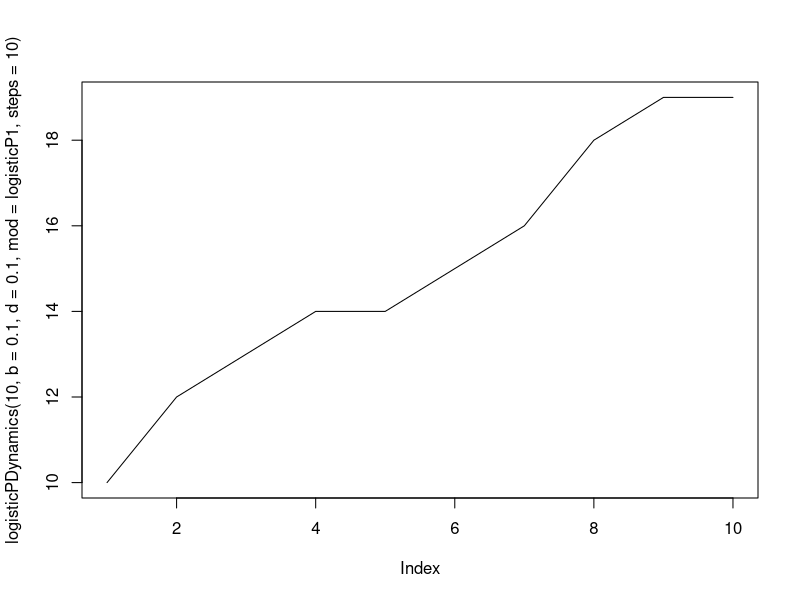
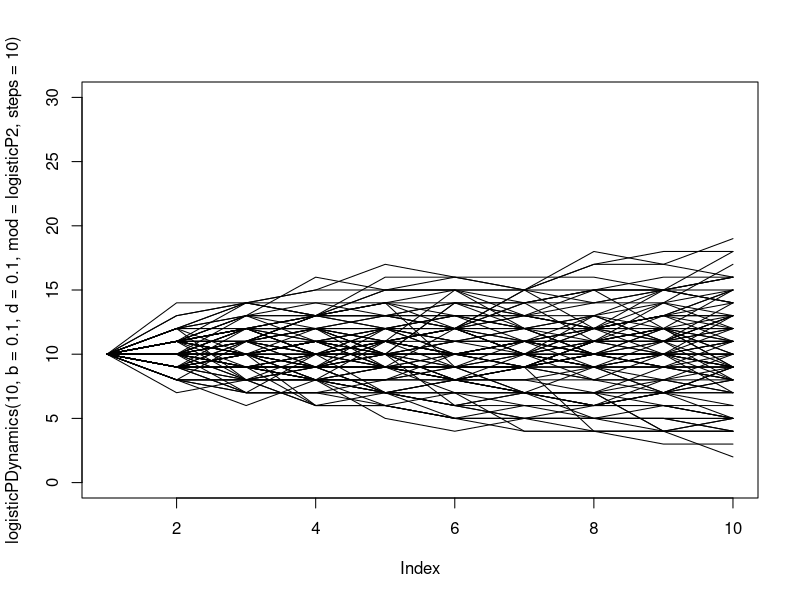
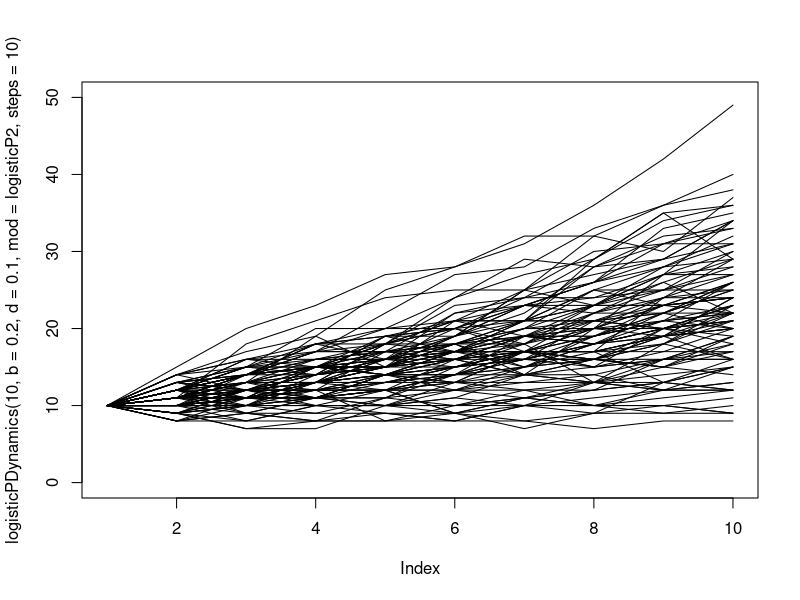
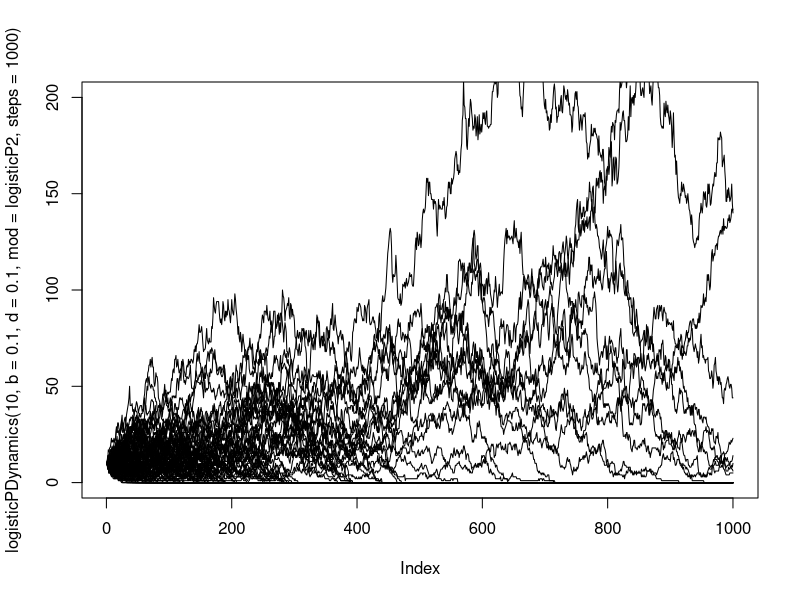
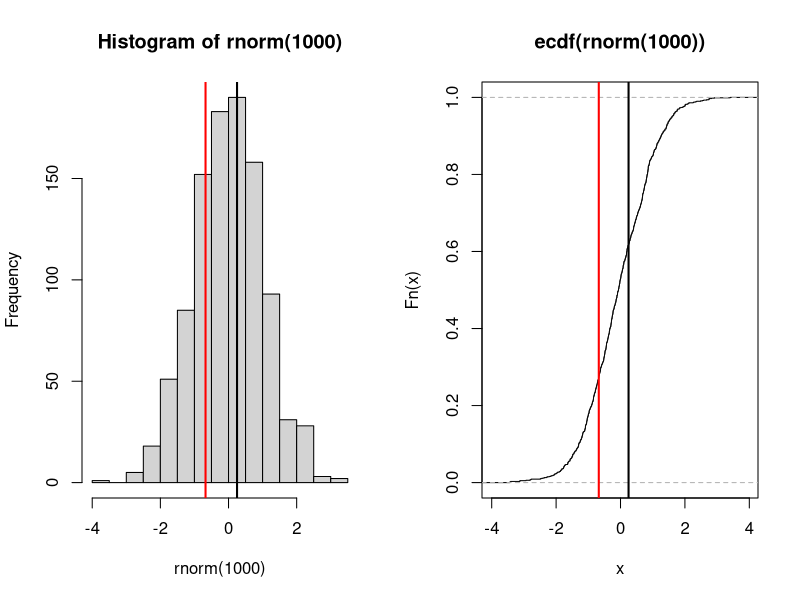
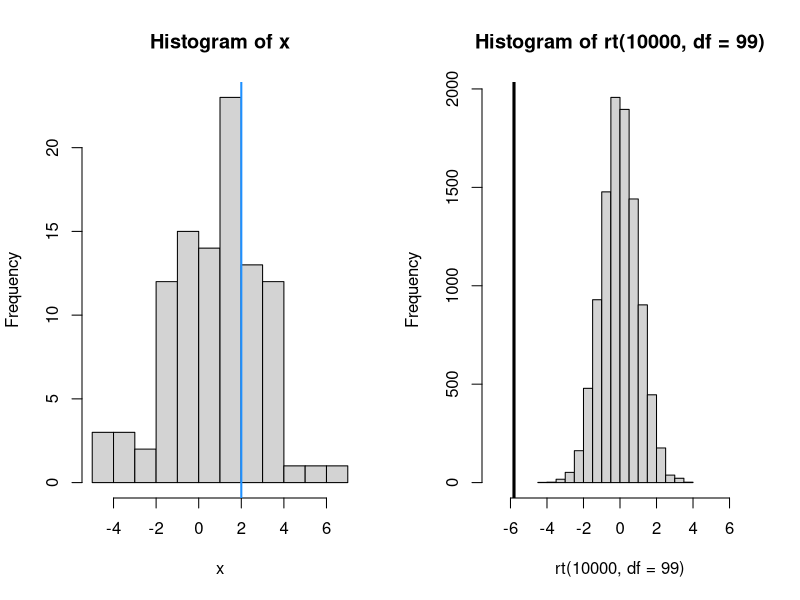
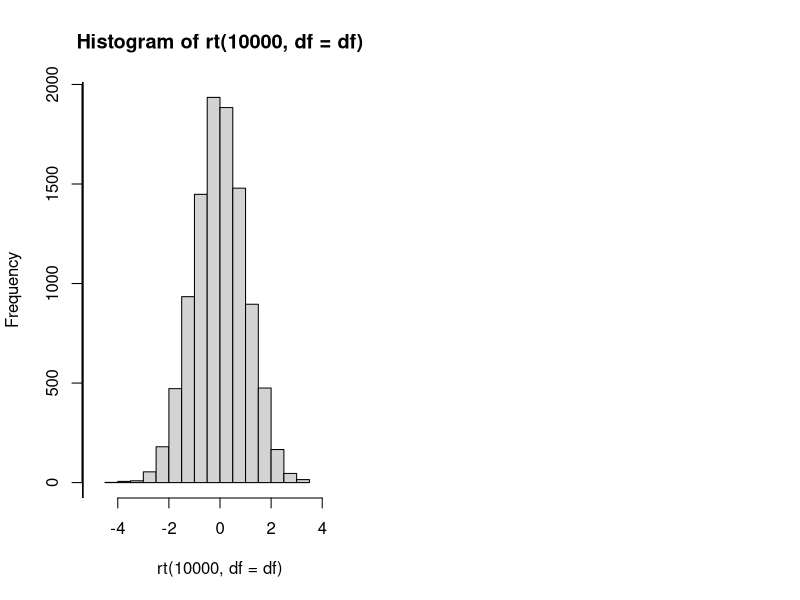

Write the R code that produced these figures, in order.
## ---- chunk 1

logisticGrowth <- function(n, r, k){
  n*exp(r*(1-(n / k)))
}


logisticDynamics <- function(n,r,k, steps=100){
  ret <- c()
  ret[1] <- n
  if(length(r) == 1){
    r <- rep(r, steps)
  }
  for(i in 1:(steps-1)){
    ret[i+1] <- logisticGrowth(ret[i], r[i], k)
  }
  return(ret)
}
## ---- chunk 2

logisticP1 <- function(Nt, b=0.1, d=0.1) {
  births <- sum(rbinom(Nt,1,b))
  deaths <- 0
  pop <- (Nt + births - deaths) 
  return(pop)
}

## ---- chunk 3

logisticP2 <- function(Nt, b=0.1, d=0.1) {
  births <- sum(rbinom(Nt, 1, b))
  deaths <- sum(rbinom(Nt, 1, d))
  pop <- (Nt + births - deaths) 
  return(pop)
}

## ---- chunk 4

logisticPDynamics <- function(Nt, b, d, steps=1000, mod=logisticP1){
  ret <- c()
  ret[1] <- Nt
  if(length(b) == 1){
    b <- rep(b, steps)
  }
  if(length(d) == 1){
    d <- rep(d, steps)
  }
  for(i in 1:(steps-1)){
    ret[i+1] <- mod(ret[i], b=b[i], d=d[i])
  }
  return(ret)
}


plot(logisticPDynamics(10, b=0.1, d=0.1, mod=logisticP1, steps=10), type='l')

# birth death equal
plot(logisticPDynamics(10, b=0.1, d=0.1, mod=logisticP2, steps=10), type='l', ylim=c(0,30))
lapply(1:100, function(x){
  lines(logisticPDynamics(10, b=0.1, d=0.1, mod=logisticP2, steps=10))
})


# birth 2x death
plot(logisticPDynamics(10, b=0.2, d=0.1, mod=logisticP2, steps=10), type='l', ylim=c(0,50))
lapply(1:100, function(x){
  lines(logisticPDynamics(10, b=0.2, d=0.1, mod=logisticP2, steps=10))
})


# 1000 time steps
plot(logisticPDynamics(10, b=0.1, d=0.1, mod=logisticP2, steps=1000), type='l', ylim=c(0,200))
lapply(1:100, function(x){
  lines(logisticPDynamics(10, b=0.1, d=0.1, mod=logisticP2, steps=1000))
})


## ---- chunk 5

rnorm(100, 1, 1)
rbinom(100, 1, 0.25)
rpois(100, 1)
runif(100, 1, 20)
rgamma(100, 1, 1)

## ---- chunk 6

pnorm(-1, mean=0, sd=1)
pnorm(1, mean=0, sd=1)
pnorm(1, mean=0, sd=1, lower.tail=FALSE)


pbinom(0, 1, 0.15)
ppois(1, lambda=2)
punif(0.25, 0, 1)


## ---- chunk 7

pnorm(0.25, mean=0, sd=1)

qnorm(0.25, mean=0, sd=1)
pnorm(-0.6744898, mean=0, sd=1)


par(mfrow=c(1,2))
hist(rnorm(1000))
abline(v=0.25, lwd=2)
abline(v=-0.6744898, col='red', lwd=2)
plot(ecdf(rnorm(1000)))
abline(v=0.25, lwd=2)
abline(v=-0.6744898, col='red', lwd=2)

## ---- chunk 8
x <- rnorm(100, 1, 2)
mu <- 2

hist(x)
abline(v=mu, col='dodgerblue', lwd=2)

t.test(x, mu=mu)


tt <- (mean(x) - mu) / (sd(x) / sqrt(length(x)))
pt(tt, df=length(x)-1)


hist(rt(10000, df=99), xlim=c(-7,7)) 
abline(v=tt, lwd=3)


## ---- chunk 9

x1 <- rnorm(100, 1, 2)
x2 <- rnorm(100, 2, 1)

t.test(x1, x2, var.equal=TRUE)


sp <- sqrt((var(x1)+var(x2)) / 2)
tt2 <- (mean(x1)-mean(x2)) / (sp*sqrt(2/length(x1)))

df <- (2*length(x1)) - 2

pt(tt2, df=df) * 2


hist(rt(10000, df=df), xlim=c(-5,5)) 
abline(v=tt2, lwd=3)


## at larger sample sizes, the normal distribution is approximately equal to the t-distribution (a z-test is the equivalent, which assumes that we know lots). The normal distribution is commonly used for significance testing (which we won't really go into here much beyond this t-test bit). 
pt(tt2, df=df)
pnorm(tt2)

